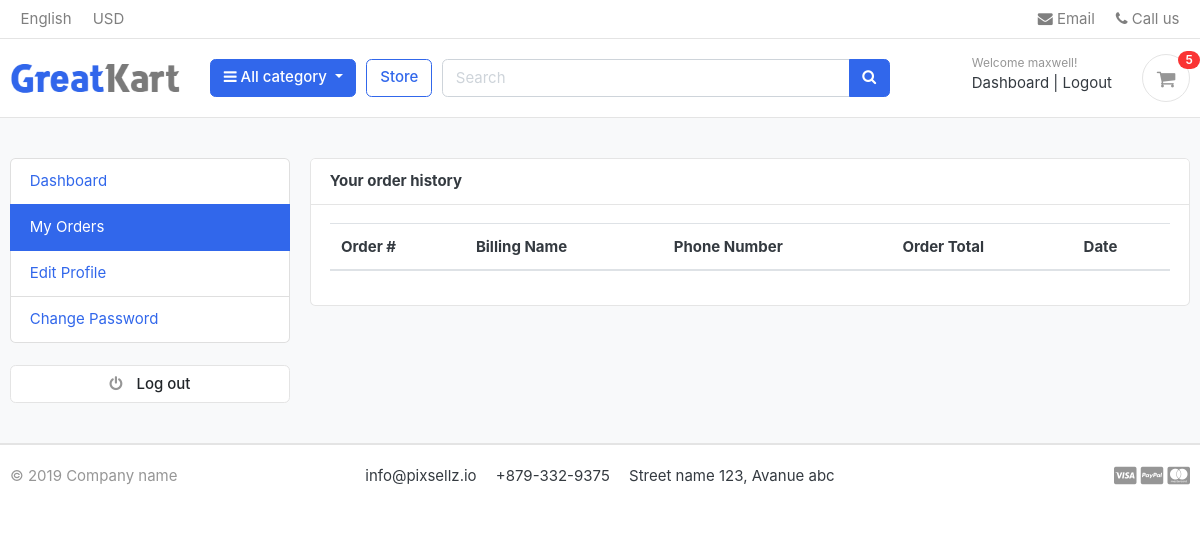
/accounts/my_orders/ (signed in), run on an earlier commit of the app's database.
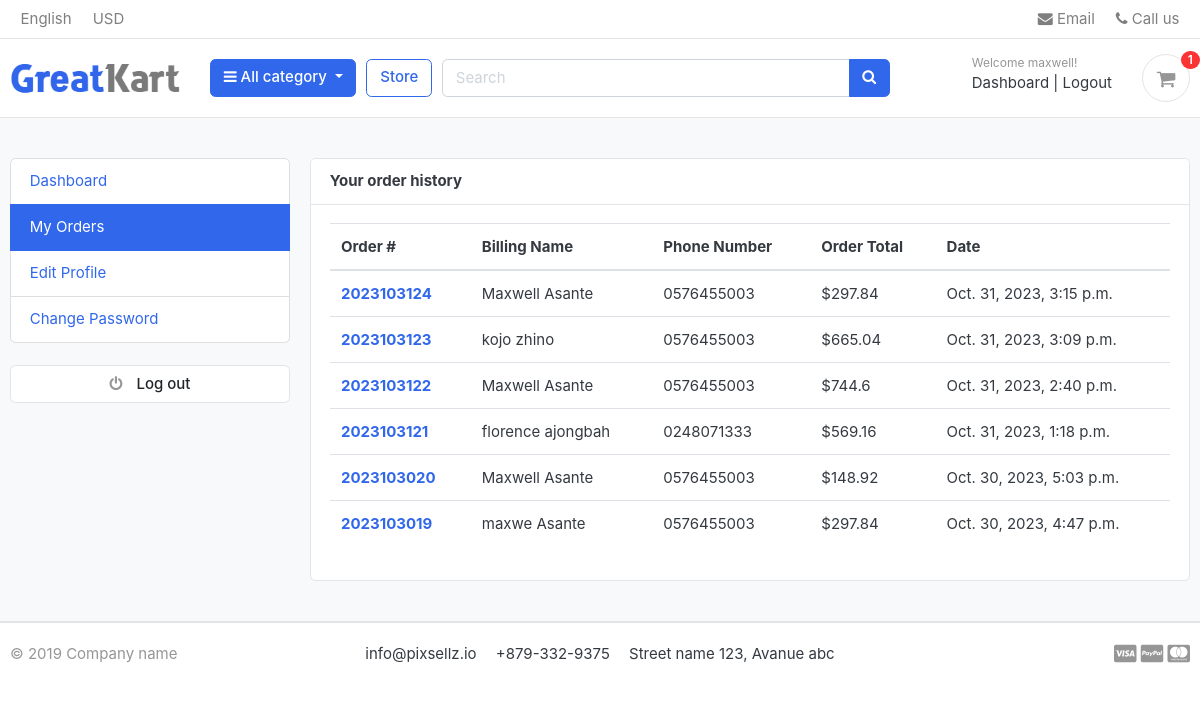
And on a later commit of the database.
### orders/models.py (models this page shows, shortened)
class Order(models.Model):
    STATUS = (
        ('New', 'New'),
        ('Accepted', 'Accepted'),
        ('Completed', 'Completed'),
        ('Cancelled', 'Cancelled'),
    )
    user = models.ForeignKey(Account, on_delete=models.SET_NULL, null=True)
    payment = models.ForeignKey(Payment, on_delete=models.SET_NULL, blank=True, null=True)
    order_number = models.CharField(max_length=20)
    first_name = models.CharField(max_length=50)
    last_name = models.CharField(max_length=50)
    phone = models.CharField(max_length=15)
    email = models.EmailField(max_length=50)
    address_line_1 = models.CharField(max_length=50)
    address_line_2 = models.CharField(max_length=50, blank=True)
    country = models.CharField(max_length=50)
    state = models.CharField(max_length=50)
    city = models.CharField(max_length=50)
    order_note = models.CharField(max_length=100, blank=True)
    order_total = models.FloatField()
    tax = models.FloatField()
    status = models.CharField(max_length=10, choices=STATUS, default='New')
    ip = models.CharField(blank=True, max_length=20)
    is_ordered = models.BooleanField(default=False)
    created_at = models.DateTimeField(auto_now_add=True)
    updated_at = models.DateTimeField(auto_now=True)
    def full_name(self):
        return f'{self.first_name} {self.last_name}'

### accounts/views.py (the view)
# urls.py: path('my_orders/', views.my_orders, name='my_orders'),
@login_required(login_url='login')
def my_orders(request):
    orders = Order.objects.filter(user=request.user, is_ordered=True).order_by('-created_at')
    context = {
        'orders':orders,
    }
    return render(request, 'accounts/my_orders.html', context)

### carts/context_processors.py (called while the page is built)
def counter(request):
    cart_count = 0
    if 'admin' in request.path:
        return {}
    else:
        try:
            cart = Cart.objects.filter(cart_id=_cart_id(request))
            if request.user.is_authenticated:
                cart_items = CartItem.objects.all().filter(user=request.user)
            else:
                cart_items = CartItem.objects.all().filter(cart=cart[:1])
            for cart_item in cart_items:
                cart_count +=  cart_item.quantity
        except Cart.DoesNotExist:
            cart_count = 0
    return dict(cart_count= cart_count)

### carts/views.py (called while the page is built)
def _cart_id(request):
    cart = request.session.session_key
    if not cart:
        cart = request.session.create()
    return cart

### category/context_processors.py (called while the page is built)
def  menu_links(request):
    links = Category.objects.all()
    return dict(links=links)

### category/models.py (called while the page is built)
    def get_url(self):
        return reverse('product_by_category', args=[self.slug])

### templates/accounts/my_orders.html
<!DOCTYPE html>
{% extends 'base.html' %}
{% block content %}
<section class="section-conten padding-y bg">
{% include 'includes/alerts.html' %}
<div class="container">
	<div class="row">
	{% include 'includes/dashboard_sidebar.html' %}
	<main class="col-md-9">
		<article class="card">
		<header class="card-header">
			<strong class="d-inline-block mr-3">Your order history</strong>
		</header>
		<div class="card-body">
			<div class="row">
				<div class="col-md-12">
					<table class="table table-hover">
						<thead>
							<tr>
							<th scope="col">Order #</th>
							<th scope="col">Billing Name</th>
							<th scope="col">Phone Number</th>
							<th scope="col">Order Total</th>
							<th scope="col">Date</th>
							</tr>
						</thead>
						<tbody>
							{% for order in orders %}
								<tr>
								<th scope="row"><a href="{% url 'order_detail' order.order_number %}">{{order.order_number}}</a></th>
								<td>{{order.full_name}}</td>
								<td>{{order.phone}}</td>
								<td>${{order.order_total}}</td>
								<td>{{order.created_at}}</td>
								</tr>
							{% endfor %}
						</tbody>
					</table>
				</div>
			</div>
		</div>
		</article>
	</main>
</div>
</div>
</section>
{% endblock %}

### templates/includes/navbar.html (shortened to what this page needs)
 <!DOCTYPE html>
 {% load static %}
 <header class="section-header">
        <nav class="navbar p-md-0 navbar-expand-sm navbar-light border-bottom">
        <div class="container">
        <div class="collapse navbar-collapse" id="navbarTop4">
            <ul class="navbar-nav mr-auto">
                <li class="nav-item dropdown">
                    <a href="#" class="nav-link">   English </a>
                </li>
                <li class="nav-item dropdown">
                    <a href="#" class="nav-link"> USD </a>
                </li>
            </ul>
            <ul class="navbar-nav">
                <li><a href="#" class="nav-link"> <i class="fa fa-envelope"></i> Email </a></li>
                <li><a href="#" class="nav-link"> <i class="fa fa-phone"></i> Call us </a></li>
            </ul>
        </div>
        </div>
        </nav>
        <section class="header-main border-bottom">
            <div class="container">
        <div class="row align-items-center">
            <div class="col-lg-2 col-md-3 col-6">
                <a href="{% url 'home' %}" class="brand-wrap">
                    <img class="logo" src="{% static './images/logo.png' %}">
                </a>
            </div>
            <div class="col-lg col-sm col-md col-6 flex-grow-0">
                <div class="category-wrap dropdown d-inline-block float-right">
                    <button type="button" class="btn btn-primary dropdown-toggle" data-toggle="dropdown">
                        <i class="fa fa-bars"></i> All category
                    </button>
                </div>
            </div>
            <a href="{% url 'store' %}" class="btn btn-outline-primary">Store</a>
            <div class="col-lg  col-md-6 col-sm-12 col">
                <form action="{% url 'search' %}" class="search" method="GET">
                    <div class="input-group w-100">
                        <input type="text" class="form-control" style="width:60%;" placeholder="Search" name="keyword">
                        <div class="input-group-append">
                        <button class="btn btn-primary" type="submit">
                            <i class="fa fa-search"></i>
                        </button>
                        </div>
                    </div>
                </form>
            </div>
            <div class="col-lg-3 col-sm-6 col-8 order-2 order-lg-3">
                        <div class="d-flex justify-content-end mb-3 mb-lg-0">
                            {% if user.id is None %}
                            <div class="widget-header">
                                <small class="title text-muted">Welcome guest!</small>
                                <div>
                                    <a href="{% url 'login' %}">Sign in</a> <span class="dark-transp"> | </span>
                                    <a href="{% url 'register' %}"> Register</a>
                                </div>
                            </div>
                            {% else %}
                            <div class="widget-header">
                                <small class="title text-muted">Welcome {{user.first_name}}!</small>
                                <div>
                                    <a href="{% url 'dashboard' %}">Dashboard</a> <span class="dark-transp"> | </span>
                                    <a href="{% url 'logout' %}"> Logout</a>
                                </div>
                            </div>
                            {% endif %}
                            <a href="{% url 'cart' %}" class="widget-header pl-3 ml-3">
                                <div class="icon icon-sm rounded-circle border"><i class="fa fa-shopping-cart"></i></div>
                                <span class="badge badge-pill badge-danger notify">{{ cart_count }}</span>
                            </a>
                        </div>
                    </div>
        </div>
            </div>
        </section>
    </header>

What changed in the data, as far as the page shows it:
added Order: order_number "2023103124", full_name "Maxwell Asante", phone "0576455003", order_total "297.84", created_at "Oct. 31, 2023, 3:15 p.m."
added Order: order_number "2023103123", full_name "kojo zhino", phone "0576455003", order_total "665.04", created_at "Oct. 31, 2023, 3:09 p.m."
added Order: order_number "2023103122", full_name "Maxwell Asante", phone "0576455003", order_total "744.6", created_at "Oct. 31, 2023, 2:40 p.m."
added Order: order_number "2023103121", full_name "florence ajongbah", phone "0248071333", order_total "569.16", created_at "Oct. 31, 2023, 1:18 p.m."
added Order: order_number "2023103020", full_name "Maxwell Asante", phone "0576455003", order_total "148.92", created_at "Oct. 30, 2023, 5:03 p.m."
added Order: order_number "2023103019", full_name "maxwe Asante", phone "0576455003", order_total "297.84", created_at "Oct. 30, 2023, 4:47 p.m."
Also different on the page:
{{ cart_count }}: "5" → "1"
